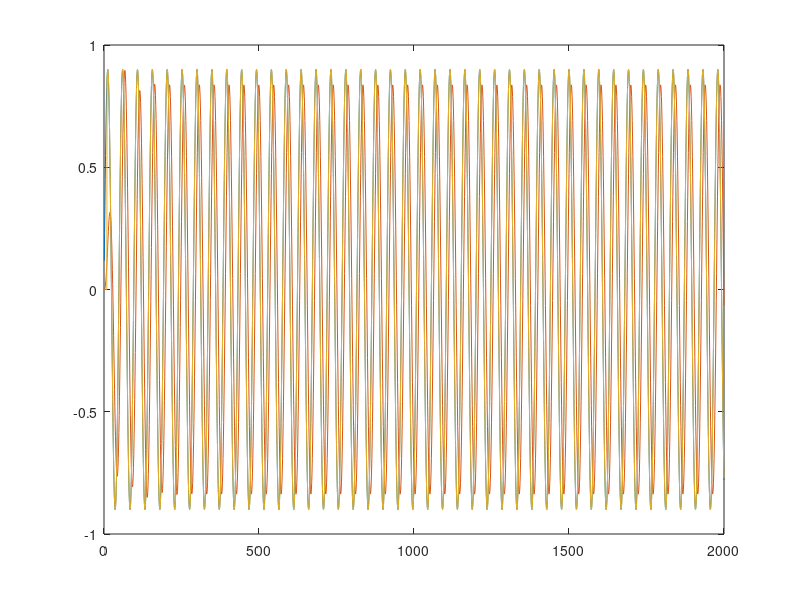

MATLAB code to generate this figure:
clear;
close all;
lb = 10.*3.^[0:6];
ub= 10.*3.^[1:7];

fs=48e3;

fIndex = 5;
ftarget = 1000;
maxlen = 2e3;
n = 1:maxlen;
x = .9*sin(2*pi*ftarget/fs*n);
[z,p,k] = butter(2,[lb(fIndex)/fs ub(fIndex)/fs]);
soshi = zp2sos(z,p,k);
[b,a] = zp2tf(z,p,k);
y = sosfilt(soshi,x);

yf1 = zeros(1,maxlen);
yf2 = zeros(1,maxlen);

for ind=10:maxlen;
    yf1(ind) = soshi(1,1)*x(ind) + soshi(1,2)*x(ind-1) + soshi(1,3)*x(ind-2) -  soshi(1,5)*x(ind-1) - soshi(1,6)*x(ind-2);
    yf2(ind) =  soshi(2,1)*yf1(ind) + soshi(2,2)*yf1(ind-1) + soshi(2,3)*yf1(ind-2) -  soshi(2,5)*yf1(ind-1) - soshi(2,6)*yf1(ind-2);
end
plot(n,x,n,y,n,yf2);